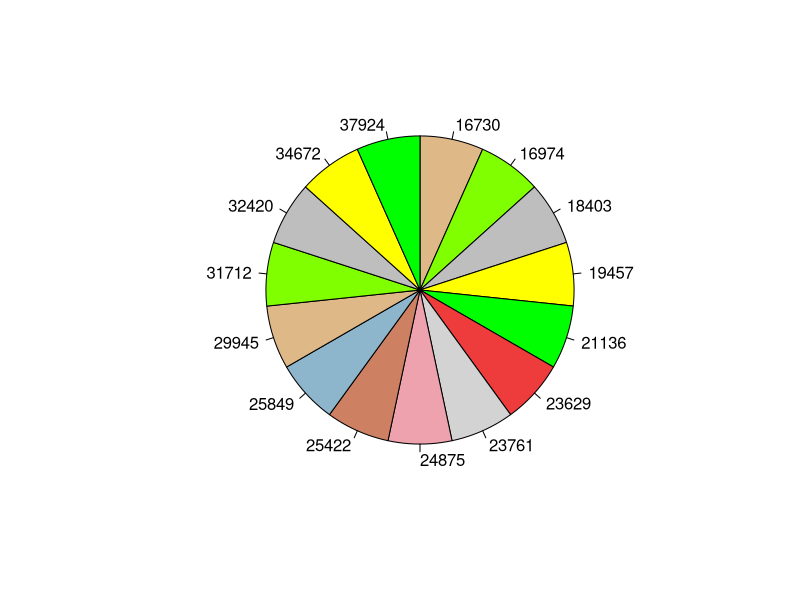
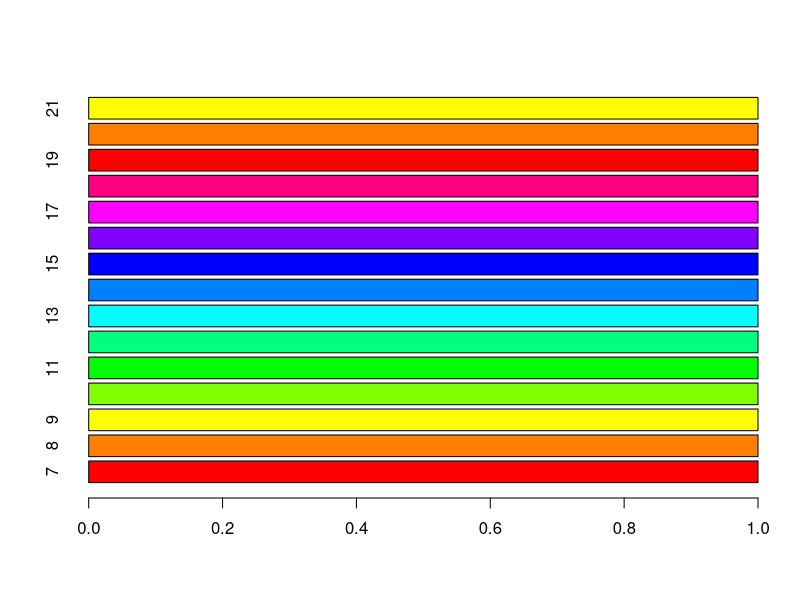

Recreate these plots in R, in order.
## ---- chunk 1

x <- c(29945, 32420, 37924, 23629, 34672, 24875, 25849, 21136, 19457, 31712, 16974, 23761, 16730, 25422, 18403 )
y <- c(21, 20, 19, 18, 17, 16, 15, 14, 13, 12, 11, 10, 09, 08, 07)

df2 <- data.frame(Jagdstrecke1 = x, Jahr1 = y)
df2

## ---- chunk 2
library(ggplot2)
pie(table(df2$Jagdstrecke1), clockwise=TRUE, col=c("burlywood", "chartreuse", "grey", "yellow", "green", "brown2", "lightgrey", "lightpink2", "lightsalmon3", "lightskyblue3"))
## ---- chunk 3
barplot(table(df2$Jahr1),
horiz=TRUE,
col=rainbow(12),
# Legende aus Faktorenlevels
legend.text = levels(df2$Jagdstrecke1))
